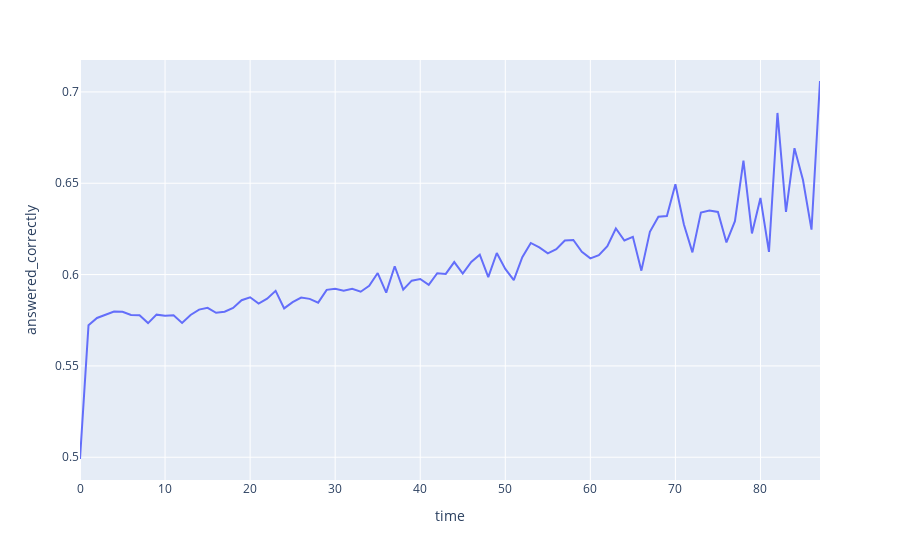

Notebook code for this chart:
### Code cell
#как зависит среднее количество правильных ответов от полного времени обучения
# группируем данные по пользователям
result = (train_q.group_by(
    pl.col('user_id')
# посчитаем необходимые аггрегаты
).agg(
    # количество строк
    pl.col('row_id').count(),
    # макимальное значение времени
    pl.col('timestamp').max().alias('time'),
    # среднее количество правильных ответов
    pl.col('answered_correctly').mean(),
).filter(
    # уберем из выборки результаты с малым количеством строк
    pl.col('row_id') > pl.col('row_id').quantile(0.1)
).group_by(
    # группируем по сглаженному времени
    pl.col('time') // 1000000000
).agg(
    # аггрегируем среднее по правильным ответам
    pl.col('answered_correctly').mean()
).sort('time')
          .collect(streaming=True))


px.line(result, x='time', y='answered_correctly')

### Figure 1 — Plotly figure (JSON) as saved in the notebook; plotly's stock layout.template omitted (floating-point values rounded to 4 significant figures)
{"data": [{"hovertemplate": "time=%{x}<br>answered_correctly=%{y}<extra></extra>", "legendgroup": "", "line": {"color": "#636efa", "dash": "solid"}, "marker": {"symbol": "circle"}, "mode": "lines", "name": "", "orientation": "v", "showlegend": false, "type": "scatter", "x": [0, 1, 2, 3, 4, 5, 6, 7, 8, 9, 10, 11, 12, 13, 14, 15, 16, 17, 18, 19, 20, 21, 22, 23, 24, 25, 26, 27, 28, 29, 30, 31, 32, 33, 34, 35, 36, 37, 38, 39, 40, 41, 42, 43, 44, 45, 46, 47, 48, 49, 50, 51, 52, 53, 54, 55, 56, 57, 58, 59, 60, 61, 62, 63, 64, 65, 66, 67, 68, 69, 70, 71, 72, 73, 74, 75, 76, 77, 78, 79, 80, 81, 82, 83, 84, 85, 86, 87], "xaxis": "x", "y": [0.499, 0.5723, 0.5762, 0.5778, 0.5798, 0.5797, 0.5778, 0.5777, 0.5734, 0.5781, 0.5775, 0.5777, 0.5735, 0.5779, 0.5808, 0.5818, 0.5791, 0.5797, 0.5818, 0.586, 0.5876, 0.5841, 0.5868, 0.5911, 0.5815, 0.5849, 0.5874, 0.5867, 0.5846, 0.5916, 0.5922, 0.5911, 0.5922, 0.5906, 0.5938, 0.6008, 0.5901, 0.6046, 0.5918, 0.5967, 0.5976, 0.5944, 0.6008, 0.6004, 0.6068, 0.6005, 0.6069, 0.6109, 0.5986, 0.6118, 0.6031, 0.597, 0.6095, 0.6173, 0.6148, 0.6116, 0.6139, 0.6187, 0.6189, 0.6125, 0.6089, 0.6106, 0.6156, 0.6252, 0.6187, 0.6206, 0.6021, 0.6234, 0.6316, 0.6321, 0.6494, 0.6275, 0.6122, 0.634, 0.6351, 0.6343, 0.6176, 0.6292, 0.6624, 0.6225, 0.642, 0.6124, 0.6885, 0.6343, 0.6692, 0.6518, 0.6246, 0.706], "yaxis": "y"}], "layout": {"autosize": true, "legend": {"tracegroupgap": 0}, "margin": {"t": 60}, "xaxis": {"anchor": "y", "autorange": true, "domain": [0, 1], "range": [0, 87], "title": {"text": "time"}, "type": "linear"}, "yaxis": {"anchor": "x", "autorange": true, "domain": [0, 1], "range": [0.4875, 0.7175], "title": {"text": "answered_correctly"}, "type": "linear"}}}
